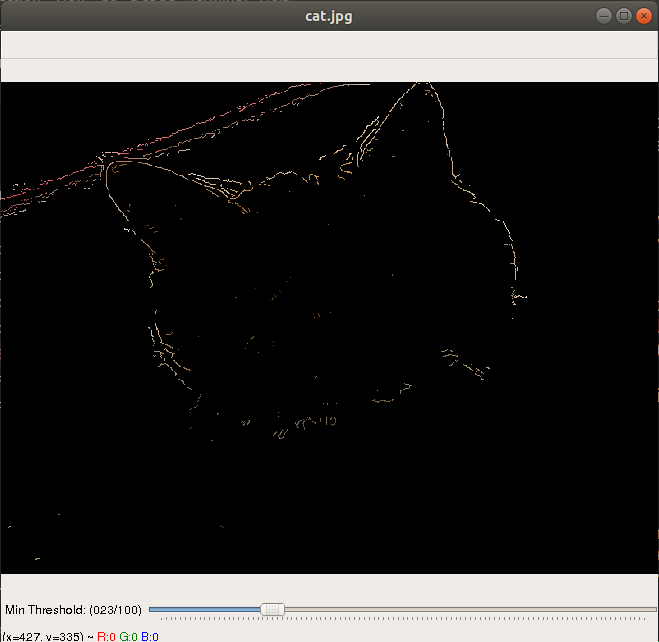
#> input picture cat03.png, 659 x 642 px, given as the content of the folder ./FLIR, which was not available
$ python EdgeDetection.py
#> lines starting #> are read from the running program, lines starting #| are printed output that depends on the picture; pictures that were not available may be replaced by others from this repository, and a replacement may not be noted
from __future__ import print_function
import cv2 as cv
import argparse
import os
import numpy as np

def draw_circle(event, x, y, flags, param):
	if event == cv.EVENT_LBUTTONDOWN or \
	flags == cv.EVENT_FLAG_LBUTTON:
		#print("yes")
		global mask2
		#print(src_gray.dtype)
		cv.circle(mask2, (x, y), 8, 0 , -1)
		#cv.circle(src_gray, (x, y), 10, 255 , 1)
		#src_gray = cv.cvtColor(src, cv.COLOR_BGR2GRAY)
		CannyThreshold(BarVal)


max_lowThreshold = 100
window_name = 'Edge Map'
title_trackbar = 'Min Threshold:'
ratio = 3
kernel_size = 3 # 3
def CannyThreshold(val):
    global BarVal
    global mask2
    BarVal = val
    low_threshold = val
    #print("low_threshold = ", low_threshold)
    img_blur = cv.blur(src_gray, (3,3))
    detected_edges = cv.Canny(img_blur, low_threshold, low_threshold*ratio, kernel_size)
    mask = detected_edges != 0
    mask = mask * mask2 # manual mask
    dst = src * (mask[:,:,None].astype(src.dtype))
    cv.imshow(window_name, dst)


parser = argparse.ArgumentParser(description='Code for Canny Edge Detector tutorial.')
parser.add_argument('--file', help='Path to input image.', default='./FLIR')
args = parser.parse_args()

files = os.listdir(args.file)
# print("file\n", file)

Quit_flag = False
for file_name in files:

    window_name = file_name
    src_name = args.file + "/" + file_name
    src = cv.imread(cv.samples.findFile(src_name))
#> src is the input picture: shape (642, 659, 3); mean B, G, R 46.1, 47.2, 48.3

    if src is None:
        print('Could not open or find the image: ', src_name)
        exit(0)
    # additional
    # resize
    #print (src.shape)
    src = cv.resize(src, (800, 600), interpolation=cv.INTER_LINEAR)
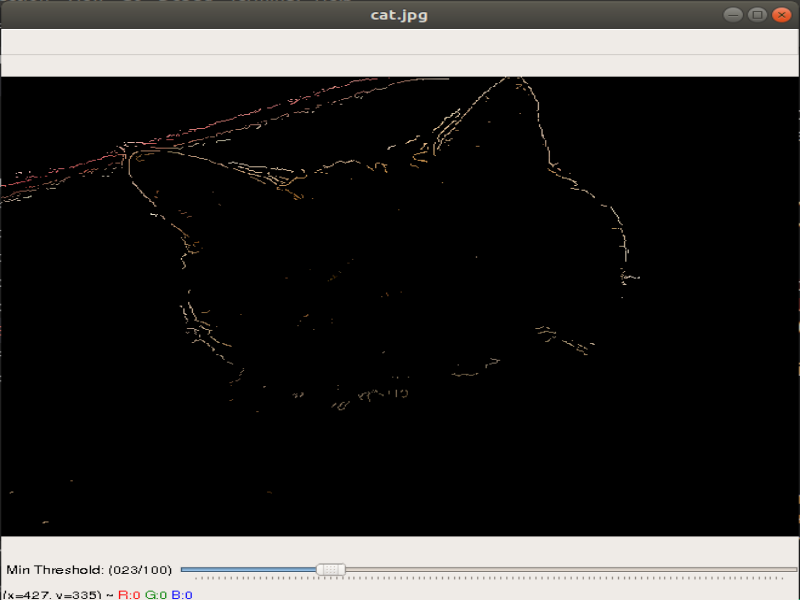
#> src: shape (600, 800, 3); mean B, G, R 46, 47.2, 48.3

    BarVal = 0 # maintain trackbar value
    mask2 = np.ones((600, 800), dtype=np.uint8) # mask for draw


    src_gray = cv.cvtColor(src, cv.COLOR_BGR2GRAY)
    cv.namedWindow(window_name, flags=cv.WINDOW_NORMAL)
    # set mouse
    cv.setMouseCallback(window_name, draw_circle)

    cv.createTrackbar(title_trackbar, window_name , 0, max_lowThreshold, CannyThreshold)
    CannyThreshold(0)
#> in CannyThreshold, `img_blur = cv.blur(src_gray, (3,3))`:
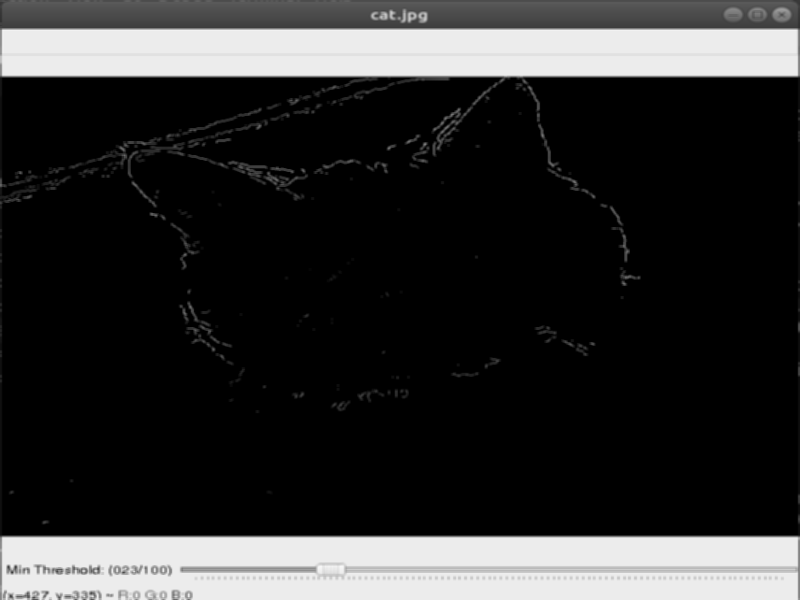
#> img_blur: shape (600, 800); min 0, max 248, mean 47.5
#> in CannyThreshold, `detected_edges = cv.Canny(img_blur, low_threshold, low_threshold*ratio..`:
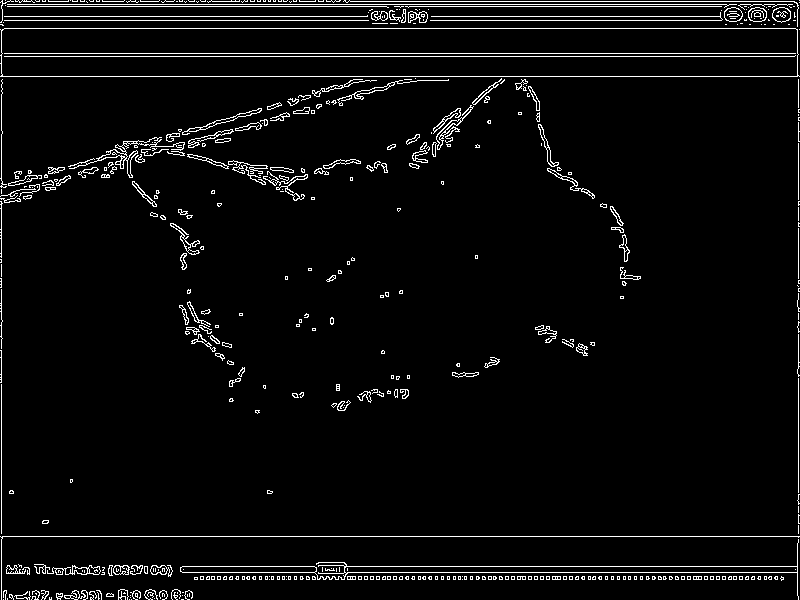
#> detected_edges: shape (600, 800); 4.1% white in thin lines or dots
#> in CannyThreshold, `mask = detected_edges != 0`: mask: shape (600, 800) bool; 4.1% white in thin lines or dots
#> in CannyThreshold, `dst = src * (mask[:,:,None].astype(src.dtype))`:
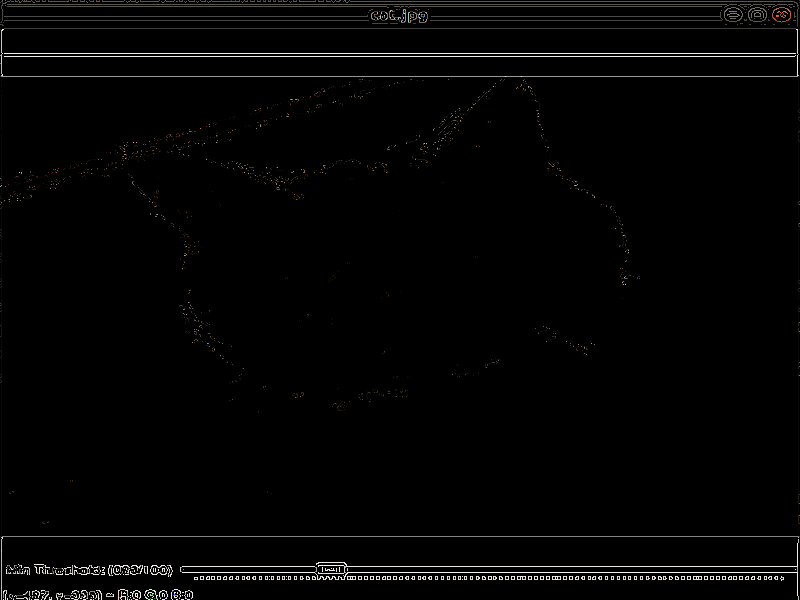
#> dst: shape (600, 800, 3); mean B, G, R 3.9, 4.1, 4.3

    while(1):
        key = cv.waitKey(5)
#> (key q is pressed here)
        if key == ord('q'):
            Quit_flag = True
            break
        elif key == ord('n'):
            break
        elif key == ord('c'):
           # global mask2
            mask2 = np.ones((600, 800), dtype=np.uint8)
            CannyThreshold(BarVal)


    cv.destroyWindow(window_name)
    if Quit_flag == True:
        break
